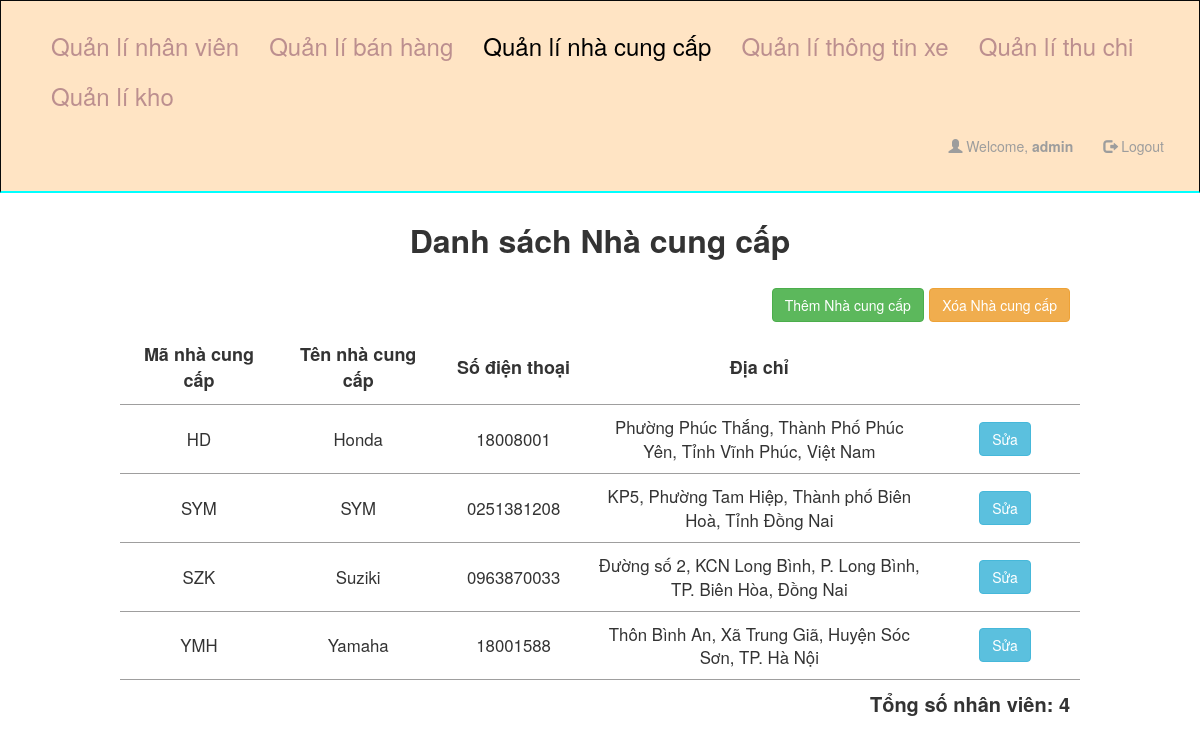
The page /index.php?controller=quanli&action=nhacungcap (signed in) on the database its author committed.
### tables this page shows
CREATE TABLE `nhacungcap` (
  `maNCC` varchar(50) NOT NULL,
  `tenNCC` varchar(255) NOT NULL,
  `sdt` varchar(10) NOT NULL,
  `diachi` varchar(255) NOT NULL,
  `state` int(11) NOT NULL DEFAULT 1
);

### app/controller/base_controller.php (called while the page is built, shortened)
<?php
require_once ('app/model/nhacungcap_model.php');
class base_controller
{
    protected $name;
    public function process($view,$data){
        require_once('app/view/' . $this->name . '/' . $view . '.php');
    }
}

### app/controller/quanli_controller.php (called while the page is built, shortened)
<?php
require_once ('base_controller.php');
class quanli_controller extends base_controller
{
    public function nhacungcap() {
        $this->process('nhacungcap',array());
    }
    public static function get_all_nhacungcap() {
        return nhacungcap_model::get_all_nhacungcap();
    }
}

### app/model/nhacungcap_model.php (called while the page is built, shortened)
<?php
class nhacungcap_model
{
    public static function get_all_nhacungcap() {
        $sql = 'select * from nhacungcap';
        $db = DB::getDB();
        $stm = $db->prepare($sql);
        $status = $stm->execute();
        if ($status) {
            $result = $stm->get_result();
            $data = array();
            while ($row = $result->fetch_assoc()) {
                array_push($data, $row);
            }
            return $data;
        }
        return null;
    }
}

### app/view/quanli/nhacungcap.php (the view, shortened to what this page needs)
<?php
require_once ('app/controller/quanli_controller.php');
?>
<!DOCTYPE html>
<html lang="en">
<head>
    <link rel="stylesheet" href="https://maxcdn.bootstrapcdn.com/bootstrap/3.4.1/css/bootstrap.min.css">
    <link rel="stylesheet" href="/style.css">
</head>
<body>
<nav id="navbar" class="navbar navbar-inverse">
    <div class="container-fluid">
        <ul class="nav navbar-nav">
            <li><a id="quanli_page" href="/index.php?controller=quanli&action=index" style="color: rosybrown">Quản lí nhân viên</a></li>
            <li><a id="quanli_page"  href="/index.php?controller=quanli&action=banhang" style="color: rosybrown">Quản lí bán hàng</a></li>
            <li><a id="quanli_page"  href="/index.php?controller=quanli&action=nhacungcap" >Quản lí nhà cung cấp</a></li>
            <li><a id="quanli_page"  href="/index.php?controller=quanli&action=thongtinxe" style="color: rosybrown">Quản lí thông tin xe</a></li>
            <li><a id="quanli_page"  href="/index.php?controller=quanli&action=thuchi" style="color: rosybrown">Quản lí thu chi</a></li>
            <li><a id="quanli_page"  href="/index.php?controller=quanli&action=kho" style="color: rosybrown">Quản lí kho</a></li>
        </ul>
        <ul class="nav navbar-nav navbar-right">
            <li><a href="#"><span class="glyphicon glyphicon-user"></span> Welcome, <b><?= $_SESSION['username'] ?></b></a></li>
            <li><a href="/index.php?controller=login&action=logout"><span class="glyphicon glyphicon-log-out"></span> Logout</a></li>
        </ul>
    </div>
</nav>
<h2 class="text-center">Danh sách Nhà cung cấp</h2>
<div id="responsive_table">
    <table id="table_list">
        <table id="table_list"">
        <tr class="control">
            <td colspan="7">
                <a href="/index.php?controller=quanli&action=them_nhacungcap&data=-1" class="btn btn-success">Thêm Nhà cung cấp</a></button>
                <button class="btn btn-warning" data-toggle="modal" data-target="#delete_user">Xóa Nhà cung cấp</a></button>
            </td>
        </tr>
        <tr class="header">
            <td>Mã nhà cung cấp</td>
            <td>Tên nhà cung cấp</td>
            <td>Số điện thoại</td>
            <td>Địa chỉ</td>
        </tr>
        <?php
        $data = quanli_controller::get_all_nhacungcap();
        $maNCC = '';
        $tenNCC = '';
        $sdt = '';
        $diachi = '';
        $total = 0;
        foreach ($data as $row) {
            if ($row['state']===0) {
                continue;
            }
            else {
                $maNCC = $row['maNCC'];
                $tenNCC = $row['tenNCC'];
                $sdt = $row['sdt'];
                $diachi = $row['diachi'];
            }
            $total += 1;
            ?>
            <tr class="item">
                <td><?= $maNCC ?> </td>
                <td><?= $tenNCC ?> </td>
                <td><?= $sdt ?> </td>
                <td><?= $diachi ?> </td>
                <td><a href="/index.php?controller=quanli&action=them_nhacungcap&data=<?=$maNCC?>" class="btn btn-info" >Sửa</a></td>
            </tr>
            <?php
        }
        ?>
        <tr class="control">
            <td colspan="8">
                <p>Tổng số nhân viên: <?= $total; ?></p>
            </td>
        </tr>
    </table>
</div>
</body>
</html>

### style.css (style rules this page uses)
* { box-sizing: border-box; }
.text-center { font-size: xx-large; font-weight: bold; padding: 10px; }
#navbar { border-radius: 0; padding: 20px; background: bisque; border-bottom: 2px solid cyan; }
#table_list { border-collapse: collapse; margin: auto; }
table { width: 80%; text-align: center; }
td { padding: 10px; }
tr.item { border-top: 1px solid #9f9e9e; border-bottom: 1px solid #9f9e9e; font-size: larger; }
tr.item td { min-width: 150px; }
tr.header { font-weight: bold; font-size: large; }
#responsive_table { overflow-x:auto; }
.control { text-align: right; font-weight: bold; font-size: 20px; }

### app/view/quanli/nhacungcap.php (style rules this page uses)
#quanli_page { font-size: x-large; color: black; }

### rows shown on the page
nhacungcap: maNCC "HD", tenNCC "Honda", sdt "18008001", diachi "Phường Phúc Thắng, Thành Phố Phúc Yên, Tỉnh Vĩnh Phúc, Việt Nam"
nhacungcap: maNCC "SYM", tenNCC "SYM", sdt "0251381208", diachi "KP5, Phường Tam Hiệp, Thành phố Biên Hoà, Tỉnh Đồng Nai"
nhacungcap: maNCC "SZK", tenNCC "Suziki", sdt "0963870033", diachi "Đường số 2, KCN Long Bình, P. Long Bình, TP. Biên Hòa, Đồng Nai"
nhacungcap: maNCC "YMH", tenNCC "Yamaha", sdt "18001588", diachi "Thôn Bình An, Xã Trung Giã, Huyện Sóc Sơn, TP. Hà Nội"

### other values the page prints
$_SESSION['username'] "admin"
$total "4"
